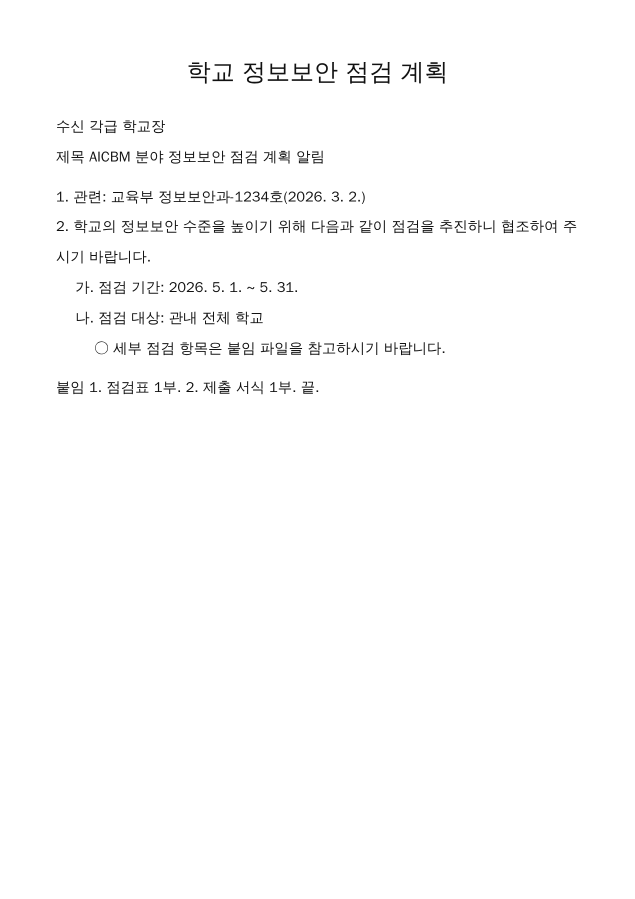
#> input picture tests/fixtures/import/scan-sample.png, 1270 x 1797 px (shown at 1/2 size)
$ python make-scan-samples.py
#> lines starting #> are read from the running program, lines starting #| are printed output that depends on the picture; after the words box and inside, x2 and y2 are one past the last pixel; in counts of white or black regions, pixels touching at a corner belong together
# Wraps scan-sample.png into scanned PDFs. Run make-scan-samples.cjs first (it renders the picture).
# Usage: cd tests/fixtures/import && python3 make-scan-samples.py
from PIL import Image
from reportlab.pdfgen import canvas
from reportlab.pdfbase import pdfmetrics
from reportlab.pdfbase.cidfonts import UnicodeCIDFont
import io

rgb = Image.open('scan-sample.png').convert('RGB')
#> rgb is the input picture: PIL image 1270x1797 RGB; min 17, max 255, mean 251.9
bw = rgb.convert('L').point(lambda v: 255 if v > 140 else 0).convert('1')
#> bw: PIL image 1270x1797 1; 98.6% white; black in thin lines or dots, all inside (x1, y1, x2, y2) = (113, 124, 1152, 789)
# page 1: JPEG picture, page 2: 1-bit CCITT G4 picture (what many office scanners write)
rgb.save('scan-sample.pdf', save_all=True, append_images=[bw], resolution=150.0)  # JPEG for RGB, CCITT G4 for 1-bit

# a page scanned sideways (rotated a quarter turn) as a picture file
rgb.rotate(-90, expand=True).save('scan-sideways.png')
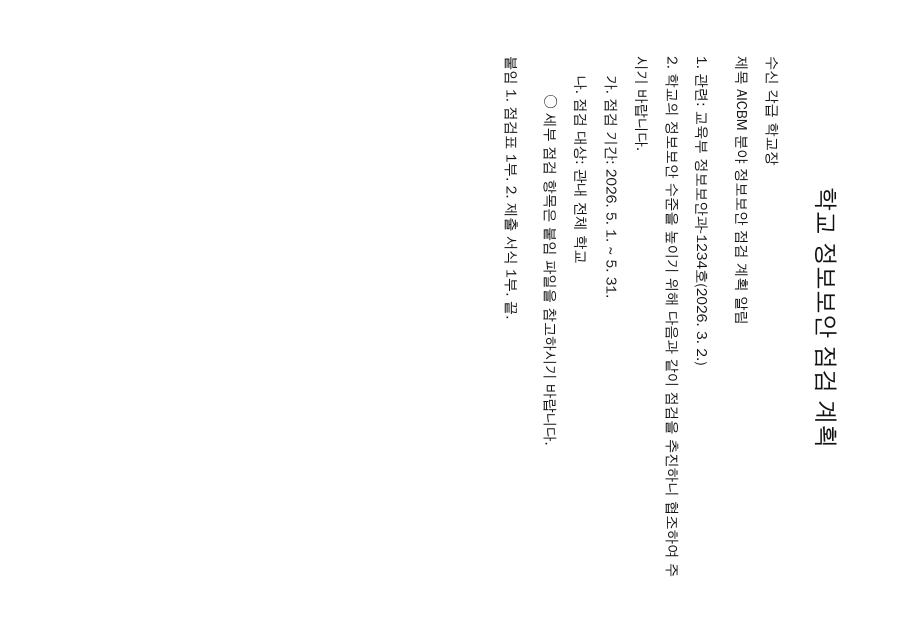
#> saved as scan-sideways.png: PIL image 1797x1270 RGB (shown at 1/2 size); min 17, max 255, mean 251.9

# mixed: page 1 has a real text layer, page 2 is the scan
pdfmetrics.registerFont(UnicodeCIDFont('HYSMyeongJo-Medium'))
#> (this line was passed over: reportlab is not available in this run)
#> (the run stopped early here; a loop or call above may not have finished)
